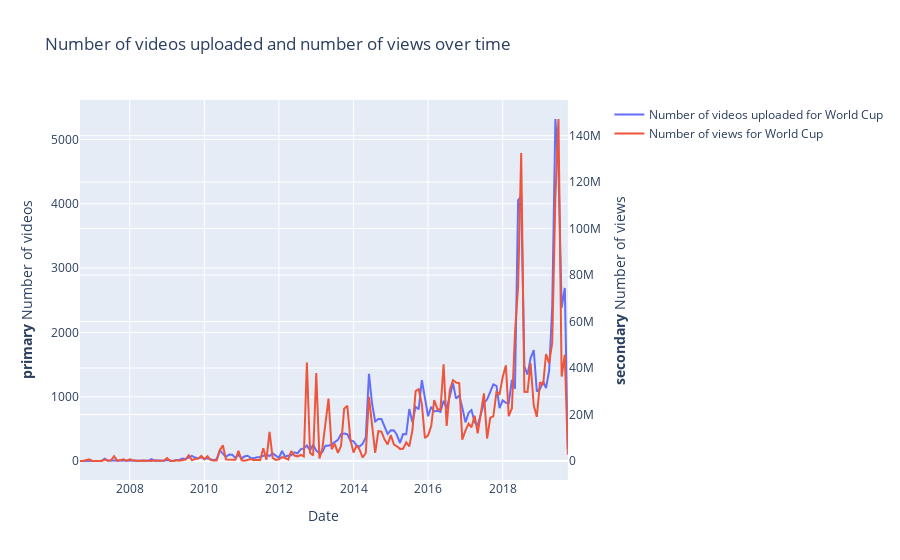

This figure's notebook cell:
### Markdown cell above
### World cup - Football

### Code cell
PATH_TO_SAVE_IMAGES = '../datasets/figures/sports/'
list_words = ['world cup', 'soccer', 'football']
path_football = '../datasets/sport/world_cup/'
file_names = get_file_names(path_football)
df_football = create_df(path_football,file_names)
plot(df_football, PATH_TO_SAVE_IMAGES, 'World Cup')

### Figure 1 — Plotly figure (JSON) as saved in the notebook; plotly's stock layout.template omitted (floating-point values rounded to 4 significant figures; data arrays with more than 128 entries replaced by an {"elided": "..."} marker saying what was removed)
{"data": [{"name": "Number of videos uploaded for World Cup", "type": "scatter", "x": {"elided": "156 str values"}, "xaxis": "x", "y": {"elided": "156 int values"}, "yaxis": "y"}, {"name": "Number of views for World Cup", "type": "scatter", "x": {"elided": "156 str values"}, "xaxis": "x", "y": {"elided": "156 int values"}, "yaxis": "y2"}], "layout": {"title": {"text": "Number of videos uploaded and number of views over time"}, "xaxis": {"anchor": "y", "domain": [0, 0.94], "title": {"text": "Date"}}, "yaxis": {"anchor": "x", "domain": [0, 1], "title": {"text": "<b>primary</b> Number of videos"}}, "yaxis2": {"anchor": "x", "overlaying": "y", "side": "right", "title": {"text": "<b>secondary</b> Number of views"}}}}
